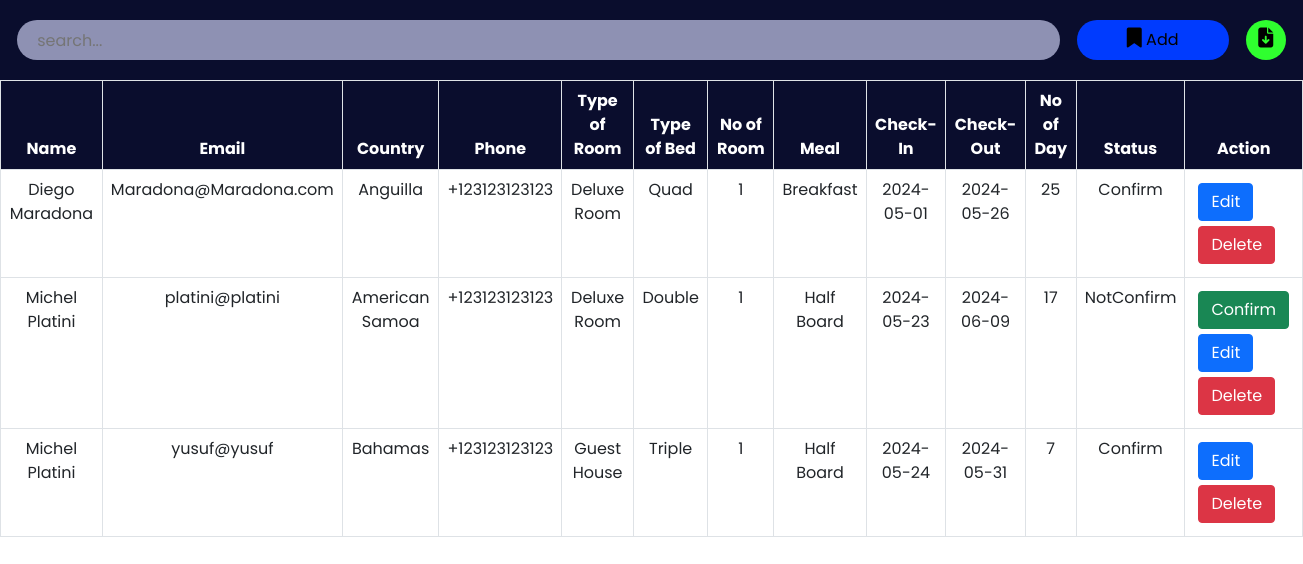
The page /admin/roombook.php on the database its author committed.
### tables this page shows
CREATE TABLE `roombook` (
  `id` int(10) NOT NULL,
  `Name` varchar(50) NOT NULL,
  `Email` varchar(50) NOT NULL,
  `Country` varchar(30) NOT NULL,
  `Phone` varchar(30) NOT NULL,
  `RoomType` varchar(30) NOT NULL,
  `Bed` varchar(30) NOT NULL,
  `Meal` varchar(30) NOT NULL,
  `NoofRoom` varchar(30) NOT NULL,
  `cin` date NOT NULL,
  `cout` date NOT NULL,
  `nodays` int(50) NOT NULL,
  `stat` varchar(30) NOT NULL
);

### admin/roombook.php (the view, shortened to what this page needs)
<?php
include '../config.php';
?>
<!DOCTYPE html>
<html lang="en">
<head>
    <link href="https://cdn.jsdelivr.net/npm/bootstrap@5.0.2/dist/css/bootstrap.min.css" rel="stylesheet">
    <link rel="stylesheet" href="https://cdnjs.cloudflare.com/ajax/libs/font-awesome/6.2.0/css/all.min.css" />
    <link rel="stylesheet" href="./css/roombook.css">
</head>
<body>
    <div class="searchsection">
        <input type="text" name="search_bar" id="search_bar" placeholder="search..." onkeyup="searchFun()">
        <button class="adduser" id="adduser" onclick="adduseropen()"><i class="fa-solid fa-bookmark"></i> Add</button>
        <form action="./exportdata.php" method="post">
            <button class="exportexcel" id="exportexcel" name="exportexcel" type="submit"><i class="fa-solid fa-file-arrow-down"></i></button>
        </form>
    </div>
    <div class="roombooktable" class="table-responsive-xl">
        <?php
            $roombooktablesql = "SELECT * FROM roombook";
            $roombookresult = mysqli_query($conn, $roombooktablesql);
        ?>
        <table class="table table-bordered" id="table-data">
            <thead>
                <tr>
                    <th scope="col">Name</th>
                    <th scope="col">Email</th>
                    <th scope="col">Country</th>
                    <th scope="col">Phone</th>
                    <th scope="col">Type of Room</th>
                    <th scope="col">Type of Bed</th>
                    <th scope="col">No of Room</th>
                    <th scope="col">Meal</th>
                    <th scope="col">Check-In</th>
                    <th scope="col">Check-Out</th>
                    <th scope="col">No of Day</th>
                    <th scope="col">Status</th>
                    <th scope="col" class="action">Action</th>
                </tr>
            </thead>
            <tbody>
            <?php
            while ($res = mysqli_fetch_array($roombookresult)) {
            ?>
                <tr>
                    <td><?php echo $res['Name'] ?></td>
                    <td><?php echo $res['Email'] ?></td>
                    <td><?php echo $res['Country'] ?></td>
                    <td><?php echo $res['Phone'] ?></td>
                    <td><?php echo $res['RoomType'] ?></td>
                    <td><?php echo $res['Bed'] ?></td>
                    <td><?php echo $res['NoofRoom'] ?></td>
                    <td><?php echo $res['Meal'] ?></td>
                    <td><?php echo $res['cin'] ?></td>
                    <td><?php echo $res['cout'] ?></td>
                    <td><?php echo $res['nodays'] ?></td>
                    <td><?php echo $res['stat'] ?></td>
                    <td class="action">
                        <?php
                            if($res['stat'] == "Confirm")
                            {
                                echo " ";
                            }
                            else
                            {
                                echo "<a href='roomconfirm.php?id=". $res['id'] ."'><button class='btn btn-success'>Confirm</button></a>";
                            }
                        ?>
                        <a href="roombookedit.php?id=<?php echo $res['id'] ?>"><button class="btn btn-primary">Edit</button></a>
                        <a href="roombookdelete.php?id=<?php echo $res['id'] ?>"><button class='btn btn-danger'>Delete</button></a>
                    </td>
                </tr>
            <?php
            }
            ?>
            </tbody>
        </table>
    </div>
</body>
</html>

### admin/css/roombook.css (style rules this page uses)
:root { --bg-text-shadow: 0 2px 4px rgb(13 0 77 / 8%), 0 3px 6px rgb(13 0 77 / 8%), 0 8px 16px rgb(13 0 77 / 8%); --bg-box-shadow: 0px 0px 20px 6px rgba(26, 30, 164, 0.31); }
body { background-color: #ffff; }
* { margin: 0; padding: 0; font-family: 'Poppins', sans-serif; }
i { font-size: 20px; }
.searchsection { height: 80px; width: 100%; display: flex; justify-content: space-evenly; align-items: center; background-color: #0a0d2d; position: fixed; z-index: 500; }
#search_bar { height: 40px; width: 80%; border: none; background-color: rgba(195, 198, 233, 0.714); padding-left: 20px; border-radius: 30px; }
#adduser { height: 40px; background-color: rgb(0, 59, 254); border: none; border-radius: 30px; padding: 0 50px; }
.exportexcel { height: 40px; width: 40px; background-color: rgb(47, 255, 47); border: none; border-radius: 50%; }
a { color: black; }
.roombooktable { position: absolute; color: #0a0d2d; margin-top: 80px; width: 100%; height: 100vh; padding-bottom: 900px; }
.roombooktable thead { background-color: #0a0d2d; color: white; text-align: center; }
.roombooktable tbody { text-align: center; }
.action a { text-decoration: none; }
.action button { display: flex; flex-wrap: wrap; margin: 5px; }

### rows shown on the page
roombook: Name "Diego Maradona", Email "Maradona@Maradona.com", Country "Anguilla", Phone "+123123123123", RoomType "Deluxe Room", Bed "Quad", NoofRoom "1", Meal "Breakfast", cin "2024-05-01", cout "2024-05-26", nodays "25", stat "Confirm"
roombook: Name "Michel Platini", Email "platini@platini", Country "American Samoa", Phone "+123123123123", RoomType "Deluxe Room", Bed "Double", NoofRoom "1", Meal "Half Board", cin "2024-05-23", cout "2024-06-09", nodays "17", stat "NotConfirm"
roombook: Name "Michel Platini", Email "yusuf@yusuf", Country "Bahamas", Phone "+123123123123", RoomType "Guest House", Bed "Triple", NoofRoom "1", Meal "Half Board", cin "2024-05-24", cout "2024-05-31", nodays "7", stat "Confirm"
